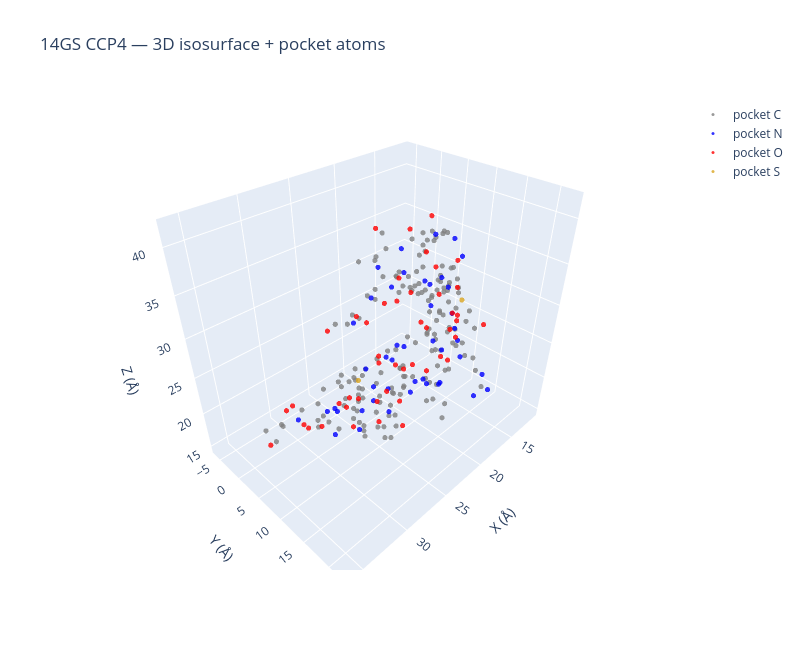

The notebook cell saved with this chart:
### Markdown cell above
## 5. 3D Isosurface + Pocket Atoms (Plotly)

A sub-box around the pocket centroid is extracted and rendered as two isosurfaces:  
**blue** = +1.5\u03c3 (positive density),  **red** = \u22123\u03c3 (negative density, e.g. missing atoms).

### Code cell
# Sub-box around pocket centroid
R = 18
i0, i1 = max(0, ci - R), min(nu, ci + R)
j0, j1 = max(0, cj - R), min(nv, cj + R)
k0, k1 = max(0, ck - R), min(nw, ck + R)
sub = arr[i0:i1, j0:j1, k0:k1]

# Grid indices \u2192 Cartesian \u00c5 (monoclinic: x = a*fa + c*cos(\u03b2)*fc)
beta_rad = math.radians(cell.beta)
a_len, b_len, c_len = cell.a, cell.b, cell.c

ii = np.arange(i0, i1, dtype=float) / nu
jj = np.arange(j0, j1, dtype=float) / nv
kk = np.arange(k0, k1, dtype=float) / nw
Fi, Fj, Fk = np.meshgrid(ii, jj, kk, indexing="ij")

Xc = a_len * Fi + c_len * math.cos(beta_rad) * Fk
Yc = b_len * Fj
Zc = c_len * math.sin(beta_rad) * Fk

pos_thresh = mean + 1.5 * sigma
neg_thresh = mean - 3.0 * sigma

traces = []

traces.append(go.Isosurface(
    x=Xc.ravel(), y=Yc.ravel(), z=Zc.ravel(),
    value=sub.ravel(),
    isomin=pos_thresh, isomax=pos_thresh,
    surface_count=1,
    colorscale=[[0, "blue"], [1, "blue"]],
    showscale=False, opacity=0.35,
    name="+1.5\u03c3",
    caps=dict(x_show=False, y_show=False, z_show=False),
))

traces.append(go.Isosurface(
    x=Xc.ravel(), y=Yc.ravel(), z=Zc.ravel(),
    value=sub.ravel(),
    isomin=neg_thresh, isomax=neg_thresh,
    surface_count=1,
    colorscale=[[0, "red"], [1, "red"]],
    showscale=False, opacity=0.25,
    name="\u22123\u03c3",
    caps=dict(x_show=False, y_show=False, z_show=False),
))

for elem in sorted(set(pocket_elems)):
    mask = np.array([e == elem for e in pocket_elems])
    xyz  = pocket_xyz[mask]
    traces.append(go.Scatter3d(
        x=xyz[:, 0], y=xyz[:, 1], z=xyz[:, 2],
        mode="markers",
        marker=dict(size=3, color=ELEM_COLOR.get(elem, "purple"), opacity=0.8),
        name=f"pocket {elem}",
    ))

fig = go.Figure(traces)
fig.update_layout(
    title="14GS CCP4 \u2014 3D isosurface + pocket atoms",
    scene=dict(
        xaxis_title="X (\u00c5)",
        yaxis_title="Y (\u00c5)",
        zaxis_title="Z (\u00c5)",
        aspectmode="data",
    ),
    width=800, height=650,
)
fig.show()

### Figure 1 — Plotly figure (JSON) as saved in the notebook; plotly's stock layout.template omitted (floating-point values rounded to 4 significant figures; data arrays with more than 128 entries replaced by an {"elided": "..."} marker saying what was removed)
{"data": [{"caps": {"x": {"show": false}, "y": {"show": false}, "z": {"show": false}}, "colorscale": [[0, "blue"], [1, "blue"]], "isomax": 0.2959, "isomin": 0.2959, "name": "+1.5σ", "opacity": 0.35, "showscale": false, "surface": {"count": 1}, "type": "isosurface", "value": {"elided": "33696 float values"}, "x": {"elided": "33696 float values"}, "y": {"elided": "33696 float values"}, "z": {"elided": "33696 float values"}}, {"caps": {"x": {"show": false}, "y": {"show": false}, "z": {"show": false}}, "colorscale": [[0, "red"], [1, "red"]], "isomax": -0.5919, "isomin": -0.5919, "name": "−3σ", "opacity": 0.25, "showscale": false, "surface": {"count": 1}, "type": "isosurface", "value": {"elided": "33696 float values"}, "x": {"elided": "33696 float values"}, "y": {"elided": "33696 float values"}, "z": {"elided": "33696 float values"}}, {"marker": {"color": "gray", "opacity": 0.8, "size": 3}, "mode": "markers", "name": "pocket C", "type": "scatter3d", "x": {"elided": "161 float values"}, "y": {"elided": "161 float values"}, "z": {"elided": "161 float values"}}, {"marker": {"color": "blue", "opacity": 0.8, "size": 3}, "mode": "markers", "name": "pocket N", "type": "scatter3d", "x": [19.6, 18.42, 19.96, 18.41, 20.65, 19.63, 22.82, 18.16, 21.97, 18.35, 19.27, 17.43, 23.09, 26.23, 28.22, 30.51, 30.7, 24.54, 25.46, 14.68, 18.16, 15.78, 25.74, 15.76, 13.36, 15.62, 13.88, 17.66, 19.8, 28.54, 31.4, 19.76, 23.22, 19.17, 18.8, 20.0, 19.67, 17.37, 22.05, 20.0, 23.52, 29.26, 32.86, 26.46, 19.13], "y": [13.88, 10.68, 5.716, 4.914, 4.475, 1.068, 4.888, 4.084, 7.245, 9.117, 11.06, 11.16, 5.611, 8.403, 6.635, 10.42, 9.433, 15.96, 12.44, 10.29, 11.18, 6.004, 13.55, 11.33, 1.74, -2.264, 3.971, 5.581, 15.38, 13.31, 12.47, 14.37, 18.45, 15.97, 20.25, 20.52, 22.3, 11.9, 19.92, 12.04, 11.41, 15.88, 7.614, 8.142, -5.654], "z": [26.07, 25.3, 23.73, 22.23, 21.92, 32.43, 31.36, 31.96, 15.65, 19.0, 19.82, 18.45, 17.5, 19.78, 20.38, 20.88, 23.74, 26.13, 24.23, 34.15, 33.47, 29.87, 28.64, 25.69, 27.82, 26.82, 25.26, 14.76, 31.4, 29.35, 26.19, 34.11, 26.16, 27.88, 24.9, 22.96, 24.38, 37.78, 29.22, 39.33, 39.16, 28.86, 23.43, 16.96, 22.24]}, {"marker": {"color": "red", "opacity": 0.8, "size": 3}, "mode": "markers", "name": "pocket O", "type": "scatter3d", "x": [18.42, 15.04, 17.68, 21.19, 17.76, 23.7, 26.3, 28.54, 31.64, 30.93, 32.17, 33.27, 25.71, 25.89, 25.38, 16.68, 19.34, 17.94, 13.69, 27.97, 12.78, 11.87, 16.02, 11.35, 15.45, 20.5, 17.23, 18.99, 18.28, 31.46, 29.65, 20.64, 22.49, 17.37, 20.3, 21.8, 21.83, 21.17, 24.4, 30.45, 35.95, 32.74, 28.05, 25.39, 22.52, 19.12, 20.51], "y": [12.34, 9.596, 2.403, 4.889, 5.027, 7.399, 5.072, 7.751, 6.981, 4.305, 11.12, 7.672, 11.03, 15.79, 14.53, 11.89, 9.433, 13.72, 4.276, 14.68, 13.28, 2.992, -0.429, 5.439, 5.417, 4.428, 5.2, 4.002, 14.5, 15.44, 13.77, 17.27, 15.12, 13.52, 11.07, 17.7, 10.31, 12.79, 8.428, 18.72, 8.292, 4.763, 9.712, 15.22, -5.952, -2.427, -2.419], "z": [23.78, 24.48, 30.51, 29.83, 29.48, 18.71, 18.72, 22.31, 20.95, 19.45, 23.8, 25.64, 27.19, 28.58, 23.46, 35.02, 27.93, 32.97, 30.66, 31.03, 25.17, 25.54, 25.6, 23.27, 23.41, 16.49, 18.8, 19.44, 29.32, 28.98, 26.69, 32.31, 25.73, 26.25, 37.34, 27.72, 40.16, 41.82, 40.79, 26.92, 23.02, 23.15, 19.56, 20.36, 22.9, 23.45, 25.15]}, {"marker": {"color": "goldenrod", "opacity": 0.8, "size": 3}, "mode": "markers", "name": "pocket S", "type": "scatter3d", "x": [23.14, 14.43], "y": [2.287, 10.63], "z": [19.16, 28.58]}], "layout": {"height": 650, "scene": {"aspectmode": "data", "xaxis": {"title": {"text": "X (Å)"}}, "yaxis": {"title": {"text": "Y (Å)"}}, "zaxis": {"title": {"text": "Z (Å)"}}}, "title": {"text": "14GS CCP4 — 3D isosurface + pocket atoms"}, "width": 800}}
